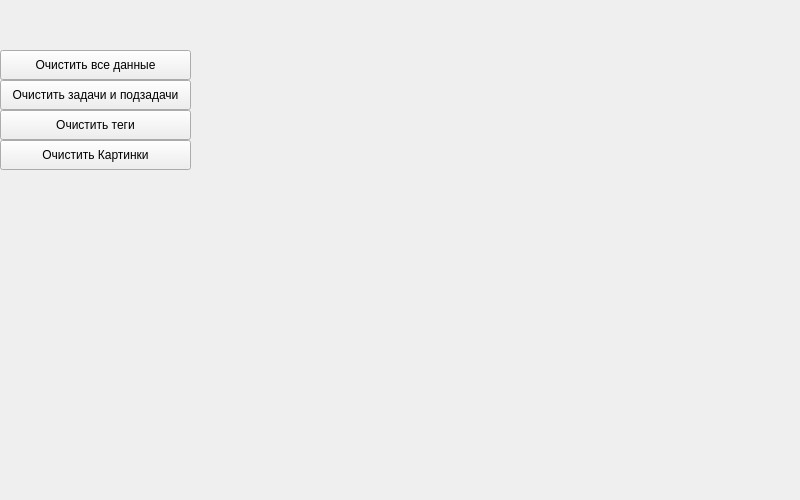
<?xml version="1.0" encoding="UTF-8"?>
<ui version="4.0">
 <class>Form</class>
 <widget class="QWidget" name="Form">
  <property name="geometry">
   <rect>
    <x>0</x>
    <y>0</y>
    <width>800</width>
    <height>500</height>
   </rect>
  </property>
  <property name="windowTitle">
   <string>Form</string>
  </property>
  <widget class="QPushButton" name="btn_delete_all_data">
   <property name="geometry">
    <rect>
     <x>0</x>
     <y>50</y>
     <width>191</width>
     <height>30</height>
    </rect>
   </property>
   <property name="text">
    <string>Очистить все данные</string>
   </property>
  </widget>
  <widget class="QPushButton" name="btn_delete_all_task_or_subtask">
   <property name="geometry">
    <rect>
     <x>0</x>
     <y>80</y>
     <width>191</width>
     <height>30</height>
    </rect>
   </property>
   <property name="text">
    <string>Очистить задачи и подзадачи</string>
   </property>
  </widget>
  <widget class="QPushButton" name="btn_delete_all_tags">
   <property name="geometry">
    <rect>
     <x>0</x>
     <y>110</y>
     <width>191</width>
     <height>30</height>
    </rect>
   </property>
   <property name="text">
    <string>Очистить теги</string>
   </property>
  </widget>
  <widget class="QPushButton" name="btn_delete_all_img">
   <property name="geometry">
    <rect>
     <x>0</x>
     <y>140</y>
     <width>191</width>
     <height>30</height>
    </rect>
   </property>
   <property name="text">
    <string>Очистить Картинки</string>
   </property>
  </widget>
 </widget>
 <resources/>
 <connections/>
</ui>
